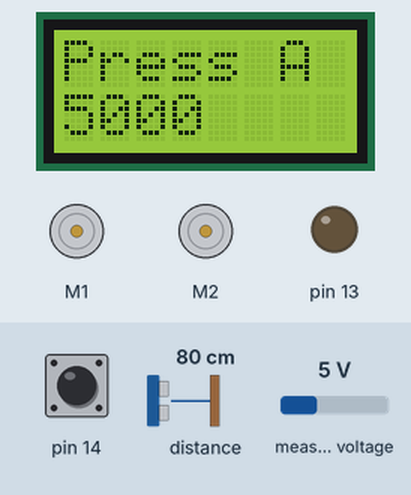
Simulated run of this sketch. Board: Arduino Leonardo, built with avr-gcc and run on an emulated ATmega32U4. On the bench: 8×2 character LCD, 2 × DC motor (green arrow = forward, orange = backward, longer = faster), output pins drawn as LEDs (lit = HIGH). The test bench sets the inputs (shaded band); at power-on: pin 14 HIGH, distance to the obstacle 80 cm, measured voltage 5 V.

Above: at 1.2 s.
1.3 s: pin 14 pulled LOW for 0.15 s
At 1.35 s:
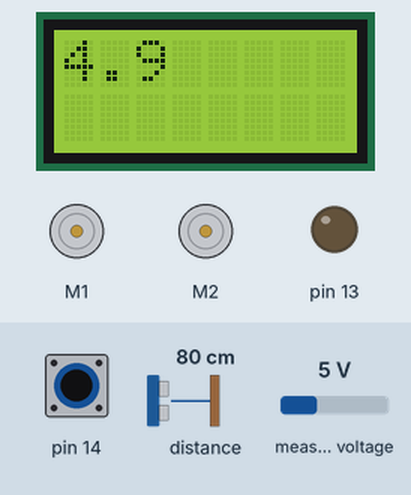
2.0 s: pin 14 pulled LOW for 1 s
At 3.0 s:
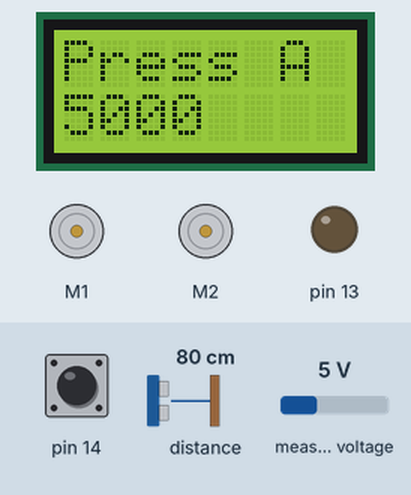
4.5 s: pin 14 pulled LOW for 0.15 s
At 4.65 s:
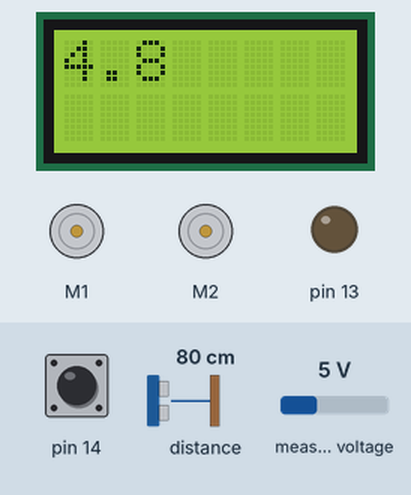
5.2 s: pin 14 pulled LOW for 3.2 s
At 6.6 s:
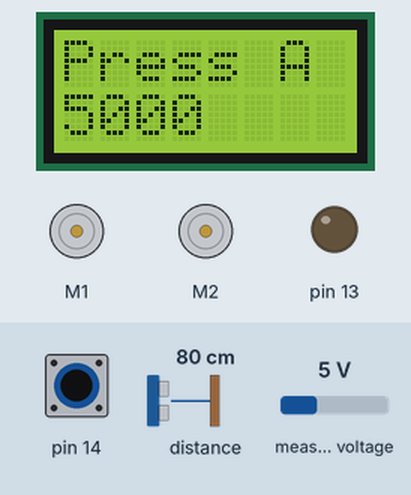
9.9 s: pin 14 pulled LOW for 0.15 s
At 15.09 s:
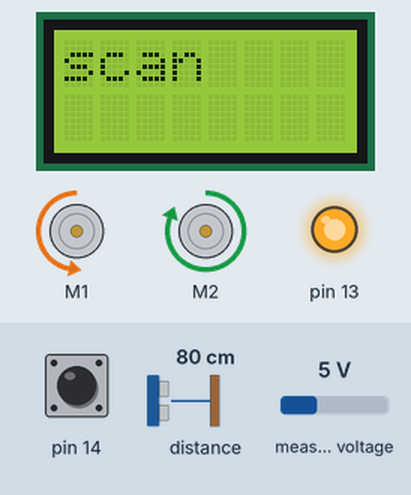
Timing chart, 0 to 17.6 s (numbered marks = the images above; inputs shaded):
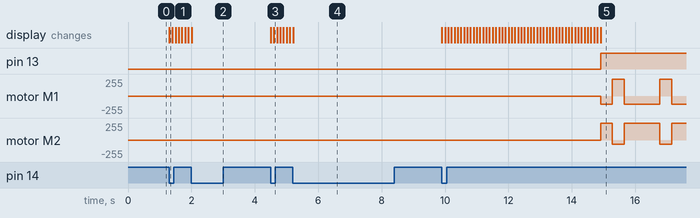

Measured:
- after the input at 1.3 s, the display: first changes at once (image 1 shows a later state)
- after the input at 2.0 s, the display: changes at once (image 2)
- after the input at 4.5 s, the display: first changes at once (image 3 shows a later state)
- after the input at 5.2 s, pin 13: stays LOW (without the input it goes to HIGH after 4.3 s); motor M1: stays stopped (without the input it goes to backward 127/255 after 4.3 s); motor M2: stays stopped (without the input it goes to forward 255/255 after 4.3 s); the display: changes at once (image 4)
- after the input at 9.9 s, pin 13: LOW → HIGH after 5.0 s; motor M1: goes backward 127/255 0.38 s, forward 255/255 0.37 s, backward 127/255 1.1 s, forward 255/255 0.37 s, then backward 127/255, starting after 5.0 s

The sketch:

SumoFight.ino
```cpp
/*
* Sumo Competition 10/5/2018
* Bot/Team: TOMM
* Team Members: Matthew Schofield, Olga Koturlash and Tom Schofield
*/

#include <Wire.h>
#include <Zumo32U4.h>

Zumo32U4LCD lcd;
Zumo32U4ButtonA buttonA;
Zumo32U4Buzzer buzzer;
Zumo32U4Motors motors;
Zumo32U4LineSensors lineSensors;
Zumo32U4ProximitySensors proxSensors;

unsigned int lineSensorValues[3];

// When the reading line sensor falls below this number the bot thinks it is on the line.
const uint16_t lineSensorThreshold = 700;

// Reverse speed.
const uint16_t reverseSpeed = 400;

const uint16_t PROX_LEFT_THRESHOLD = 4;
const uint16_t PROX_RIGHT_THRESHOLD = 3;

uint16_t kappa = 0;
uint16_t nu = 0;
uint16_t tao = 0;

// Turn speed.
const uint16_t turnSpeed = 400;

// Forward speed.
const uint16_t forwardSpeed = 400;

// Veer speeds
const uint16_t veerSpeedLow = 200;
const uint16_t veerSpeedHigh = 400;

// Attac speed
const uint16_t rammingSpeed = 400;

// Amount of time to panick and run backward when line is seen
const uint16_t reverseTime = 200;

// The minimum amount of time to spend scanning for nearby
// opponents, in milliseconds.
const uint16_t scanTimeMin = 200;

// The maximum amount of time to spend scanning for nearby
// opponents, in milliseconds.
const uint16_t scanTimeMax = 2100;

// The amount of time to wait between detecting a button press
// and actually starting to move, in milliseconds.  Typical robot
// sumo rules require 5 seconds of waiting.
const uint16_t waitTime = 5000;

// If the robot has been driving forward for this amount of time,
// in milliseconds, without reaching a border, the robot decides
// that it must be pushing on another robot and this is a
// stalemate, so it increases its motor speed.
const uint16_t stalemateTime = 4000;

// This enum lists the top-level states that the robot can be in.
enum State
{
  StatePausing,
  StateWaiting,
  StateScanning,
  StateDriving,
  StateBacking,
};

State state = StatePausing;

enum Direction
{
  DirectionLeft,
  DirectionRight,
  DirectionForward,
  DirectionBack
};

// scanDir is the direction the robot should turn the next time
// it scans for an opponent.
Direction scanDir = DirectionLeft;

// The time, in milliseconds, that we entered the current top-level state.
uint16_t stateStartTime;

// The time, in milliseconds, that the LCD was last updated.
uint16_t displayTime;

// This gets set to true whenever we change to a new state.
// A state can read and write this variable this in order to
// perform actions just once at the beginning of the state.
bool justChangedState;

// This gets set whenever we clear the display.
bool displayCleared;

void setup()
{
  // Uncomment if necessary to correct motor directions:
  // motors.flipLeftMotor(true);
  // motors.flipRightMotor(true);

  lineSensors.initThreeSensors();
  proxSensors.initThreeSensors();

  changeState(StatePausing);
}

void loop()
{
  bool buttonPress = buttonA.getSingleDebouncedPress();

  if (state == StatePausing)
  {
    // In this state, we just wait for the user to press button
    // A, while displaying the battery voltage every 100 ms.

    motors.setSpeeds(0, 0);

    if (justChangedState)
    {
      justChangedState = false;
      lcd.print(F("Press A"));
    }

    if (displayIsStale(100))
    {
      displayUpdated();
      lcd.gotoXY(0, 1);
      lcd.print(readBatteryMillivolts());
    }

    if (buttonPress)
    {
      // The user pressed button A, so go to the waiting state.
      changeState(StateWaiting);
    }
  }
  else if (buttonPress)
  {
    // The user pressed button A while the robot was running, so pause.
    changeState(StatePausing);
  }
  else if (state == StateWaiting)
  {
    // In this state, we wait for a while and then move on to the
    // scanning state.

    motors.setSpeeds(0, 0);

    uint16_t time = timeInThisState();

    if (time < waitTime)
    {
      // Display the remaining time we have to wait.
      uint16_t timeLeft = waitTime - time;
      lcd.gotoXY(0, 0);
      lcd.print(timeLeft / 1000 % 10);
      lcd.print('.');
      lcd.print(timeLeft / 100 % 10);
    }
    else
    {
      // We have waited long enough.  Start moving.
      changeState(StateScanning);
    }
  }
  else if (state == StateBacking)
  {
    // In this state, the robot drives in reverse.

    if (justChangedState)
    {
      justChangedState = false;
      lcd.print(F("back"));
    }


    if(scanDir == DirectionLeft){
      motors.setSpeeds(-reverseSpeed, -reverseSpeed+100);
    }else if(scanDir == DirectionRight){
      motors.setSpeeds(-reverseSpeed + 100, -reverseSpeed);
    }else{
       motors.setSpeeds(-reverseSpeed, -reverseSpeed);
    }
    // After backing up for a specific amount of time, start
    // scanning.
    if (timeInThisState() >= reverseTime)
    {
      changeState(StateScanning);
    }
  }
  else if (state == StateScanning)
  {
    // In this state the robot rotates in place and tries to find
    // its opponent.

    if (justChangedState)
    {
      justChangedState = false;
      lcd.print(F("scan"));
      ledRed(0);
      ledGreen(0);
      ledYellow(1);
    }

    if (scanDir == DirectionLeft)
    {
      motors.setSpeeds(-turnSpeed+200, turnSpeed);
      if(nu < 100){
        nu++;
      }else{
        scanDir = DirectionRight;
      }
    }
    else
    {
      motors.setSpeeds(turnSpeed, -turnSpeed+300);
      if(nu >0 and tao %3 == 0){
        nu--;
      }else{
        nu = 0;
        tao++;
        scanDir = DirectionLeft;
      }
    }

    uint16_t time = timeInThisState();


// !!! check !!
    /**if (time > scanTimeMax)
    {
      // We have not seen anything for a while, so start driving.
      changeState(StateDriving);
    }
    else if (time > scanTimeMin)
    {*/
      // Read the proximity sensors.  If we detect anything with
      // the front sensor, then start driving forwards.
      proxSensors.read();
      // !!!Break down to left right !!!
      if (proxSensors.countsFrontWithLeftLeds() > PROX_LEFT_THRESHOLD
        || proxSensors.countsFrontWithRightLeds() > PROX_RIGHT_THRESHOLD)
      {
        changeState(StateDriving);
      }

  }
  else if (state == StateDriving)
  {
    // In this state we drive forward while also looking for the
    // opponent using the proximity sensors and checking for the
    // white border.

    if (justChangedState)
    {
      justChangedState = false;
      lcd.print(F("drive"));
      ledRed(0);
      ledGreen(1);
      ledYellow(0);
    }

      motors.setSpeeds(forwardSpeed, forwardSpeed);
    // Check for borders.
    lineSensors.read(lineSensorValues);
    if (lineSensorValues[0] < lineSensorThreshold)
    {
      scanDir = DirectionRight;
      changeState(StateBacking);
    }
    if (lineSensorValues[2] < lineSensorThreshold)
    {
      scanDir = DirectionLeft;
      changeState(StateBacking);
    }
    if(lineSensorValues[1] <  lineSensorThreshold/4){
      changeState(StateBacking);
    }

    // Read the proximity sensors to see if know where the
    // opponent is.
    proxSensors.read();
    uint8_t sum = proxSensors.countsFrontWithRightLeds() + proxSensors.countsFrontWithLeftLeds();
    int8_t diff = proxSensors.countsFrontWithRightLeds() - proxSensors.countsFrontWithLeftLeds();

    if (proxSensors.countsFrontWithLeftLeds() <= PROX_LEFT_THRESHOLD
        && proxSensors.countsFrontWithRightLeds() <= PROX_RIGHT_THRESHOLD && timeInThisState() > 500)
    {
      changeState(StateScanning);
    }
    else
    {
      //!!!! CHANGE!!!!!
      // We see something with the front sensor but it is not a
      // strong reading.
      motors.setSpeeds(forwardSpeed, forwardSpeed);

      if (proxSensors.countsFrontWithLeftLeds() <= PROX_LEFT_THRESHOLD
        && proxSensors.countsFrontWithRightLeds() > PROX_RIGHT_THRESHOLD)
      {
        // The right-side reading is stronger, so veer to the right.
        motors.setSpeeds(veerSpeedHigh, veerSpeedLow);
        if(kappa != 1){
          lcd.clear();
          kappa = 1;
          lcd.print(F("ATTACK RIGHT"));
        }
      }
      else if (proxSensors.countsFrontWithLeftLeds() > PROX_LEFT_THRESHOLD
        && proxSensors.countsFrontWithRightLeds() <= PROX_RIGHT_THRESHOLD)
      {
        // The left-side reading is stronger, so veer to the left.
        motors.setSpeeds(veerSpeedLow, veerSpeedHigh);
        if(kappa != 2){
          lcd.clear();
          kappa = 2;
          lcd.print(F("ATTACK LEFT"));
        }

      }
      else
      {
        // Both readings are equal, so just drive forward.
        motors.setSpeeds(forwardSpeed, forwardSpeed);
        if(kappa != 3){
          lcd.clear();
          kappa = 3;
          lcd.print(F("ATTAC"));
        }
      }
    }
  }
}

// Gets the amount of time we have been in this state, in
// milliseconds.  After 65535 milliseconds (65 seconds), this
// overflows to 0.
uint16_t timeInThisState()
{
  return (uint16_t)(millis() - stateStartTime);
}

// Changes to a new state.  It also clears the LCD and turns off
// the LEDs so that the things the previous state were doing do
// not affect the feedback the user sees in the new state.
void changeState(uint8_t newState)
{
  state = (State)newState;
  justChangedState = true;
  stateStartTime = millis();
  ledRed(0);
  ledYellow(0);
  ledGreen(0);
  lcd.clear();
  displayCleared = true;
}

// Returns true if the display has been cleared or the contents
// on it have not been updated in a while.  The time limit used
// to decide if the contents are staled is specified in
// milliseconds by the staleTime parameter.
bool displayIsStale(uint16_t staleTime)
{
  return displayCleared || (millis() - displayTime) > staleTime;
}

// Any part of the code that uses displayIsStale to decide when
// to update the LCD should call this function when it updates the
// LCD.
void displayUpdated()
{
  displayTime = millis();
  displayCleared = false;
}
```
